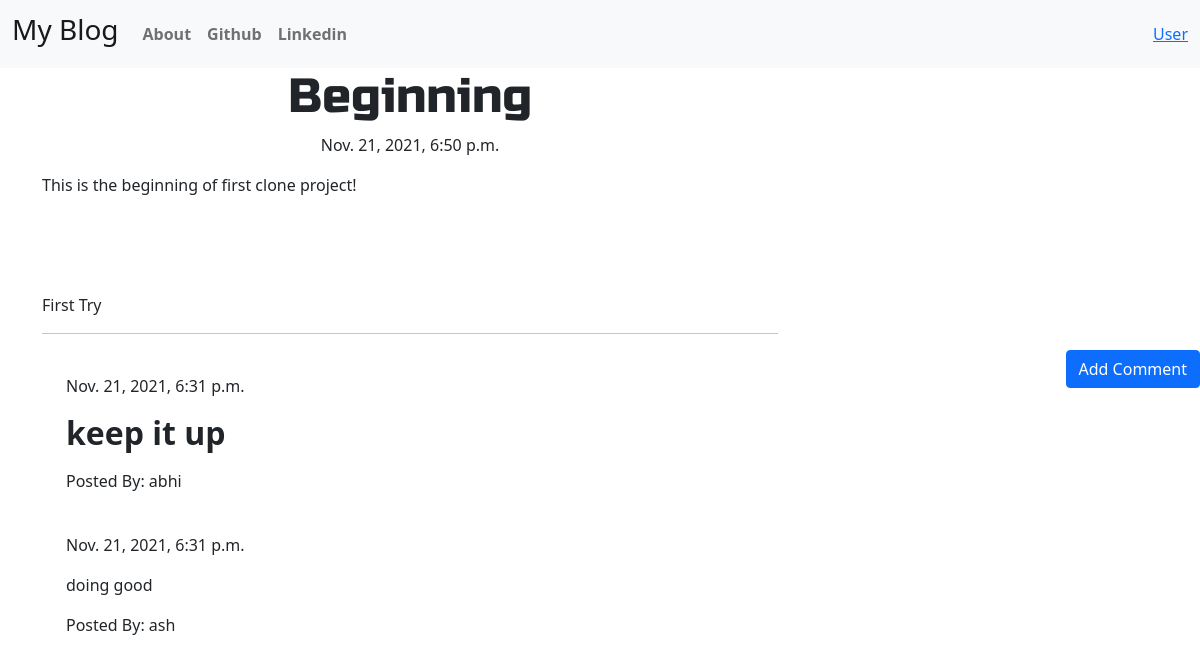
The app's page /post/4/ with its own data.
### blog/models.py (models this page shows, shortened)
class Post(models.Model):
    author = models.ForeignKey('auth.User', on_delete=models.CASCADE)
    title = models.CharField(max_length=200)
    text = models.TextField()
    create_date = models.DateTimeField(default=timezone.now)
    published_date = models.DateTimeField(blank=True,null=True)

class Comment(models.Model):
    post = models.ForeignKey('blog.Post',related_name='comments', on_delete=models.CASCADE)
    author = models.CharField(max_length=200)
    text = models.TextField()
    create_date = models.DateTimeField(default=timezone.now)
    approved_comment = models.BooleanField(default=False)

### blog/views.py (the view)
# urls.py: path('post/<pk>/',views.PostDetailView.as_view(),name='post_detail'),
class PostDetailView(DetailView):
    model = Post

### blog/templates/blog/post_detail.html (shortened to what this page needs)
{% extends 'blog/base.html' %}
{% block content %}
<h1 class="posttitle loader">{{ post.title }}</h1>
{% if post.published_date %}
  <div class="date postdate">
    {{ post.published_date}}
  </div>
{% else %}
  <a class="btn btn-default" href="{% url 'post_publish' pk=post.pk %}">Publish</a>
{% endif %}
<p class="postcontent">{{ post.text|safe|linebreaksbr }}</p>
<hr>
  <a class="btn btn-primary btn-comment" href="{% url 'add_comment_to_post' pk=post.pk %}">Add Comment</a>
  <div class="container">
    {% for comment in post.comments.all %}
    <br>
      {% if user.is_authenticated or comment.approved_comment %}
        {{ comment.create_date }}
          <p>{{comment.text|safe|linebreaksbr}}</p>
          <p>Posted By: {{comment.author}}</p>
          {% endif %}
          {% empty %}
          <p>No Comments</p>
      {% endfor %}
  </div>
{% endblock %}

### blog/static/css/blog.css (style rules this page uses)
.postdate { text-align: center; }
.posttitle { font-family: 'Russo One',sans-serif; font-size:3em; text-align: center; }
.postcontent { font-family: 'Montserrat'; font-size: 1.5em; }
.btn-comment { position: absolute; right: 0px; }
.loader { filter:hue-rotate(0deg); color:linear-gradient(45deg,#0f8,#08f); animation:hue 10000ms infinite linear; }

### records on screen
Post: title "Beginning", published_date "Nov. 21, 2021, 6:50 p.m.", text "This is the beginning of first clone project! First Try"
Comment: create_date "Nov. 21, 2021, 6:31 p.m.", text "keep it up", author "abhi"
Comment: create_date "Nov. 21, 2021, 6:31 p.m.", text "doing good", author "ash"
